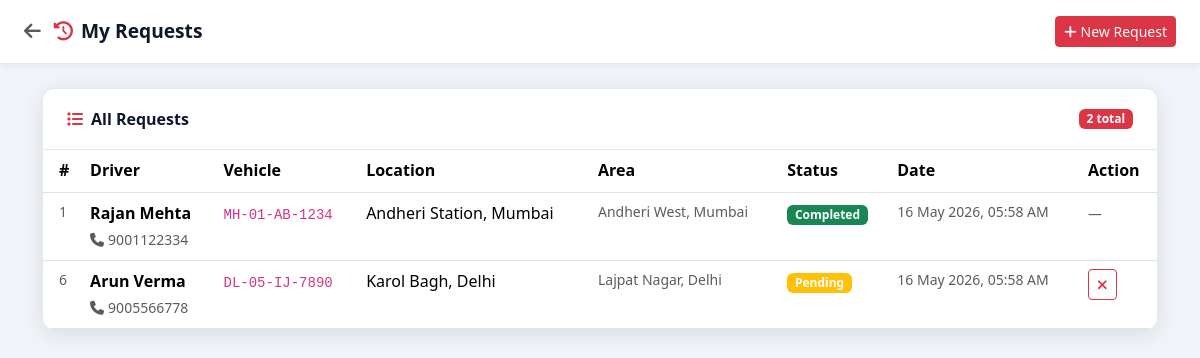
Page /user/request.php (signed in) on the committed database.
### tables this page shows
CREATE TABLE IF NOT EXISTS requests (
    id           INT AUTO_INCREMENT PRIMARY KEY,
    user_id      INT          NOT NULL,
    ambulance_id INT          NOT NULL,
    location     VARCHAR(255) NOT NULL,
    status       ENUM('pending','accepted','completed','cancelled') NOT NULL DEFAULT 'pending',
    created_at   TIMESTAMP DEFAULT CURRENT_TIMESTAMP,
    FOREIGN KEY (user_id)      REFERENCES users(id)      ON DELETE CASCADE,
    FOREIGN KEY (ambulance_id) REFERENCES ambulances(id) ON DELETE CASCADE
);

CREATE TABLE IF NOT EXISTS ambulances (
    id          INT AUTO_INCREMENT PRIMARY KEY,
    driver_name VARCHAR(100)  NOT NULL,
    phone       VARCHAR(20)   NOT NULL,
    vehicle_no  VARCHAR(30)   NOT NULL,
    area        VARCHAR(150)  NOT NULL,
    latitude    DECIMAL(10,8) NOT NULL DEFAULT 0.00000000,
    longitude   DECIMAL(11,8) NOT NULL DEFAULT 0.00000000,
    status      ENUM('available','busy','offline') NOT NULL DEFAULT 'available',
    created_at  TIMESTAMP DEFAULT CURRENT_TIMESTAMP
);

### user/request.php (the view, shortened to what this page needs)
<?php
$userId   = $_SESSION['user_id'];
$db       = getDB();
$stmt = $db->prepare("
    SELECT r.id, r.location, r.status, r.created_at,
           a.driver_name, a.vehicle_no, a.phone AS amb_phone, a.area
    FROM requests r
    JOIN ambulances a ON r.ambulance_id = a.id
    WHERE r.user_id = ?
    ORDER BY r.created_at DESC
");
$stmt->bind_param('i', $userId);
$stmt->execute();
$requests = $stmt->get_result();
?>
<!DOCTYPE html>
<html lang="en">
<head>
    <link href="https://cdn.jsdelivr.net/npm/bootstrap@5.3.2/dist/css/bootstrap.min.css" rel="stylesheet">
    <link href="https://cdnjs.cloudflare.com/ajax/libs/font-awesome/6.5.0/css/all.min.css" rel="stylesheet">
    <link href="../assets/css/style.css" rel="stylesheet">
</head>
<body class="user-layout">
<div class="user-topbar">
    <div class="user-topbar-brand">
        <a href="dashboard.php" class="text-decoration-none text-dark me-2">
            <i class="fas fa-arrow-left text-muted"></i>
        </a>
        <i class="fas fa-history text-danger me-2"></i>My Requests
    </div>
    <a href="ambulances.php" class="btn btn-danger btn-sm">
        <i class="fas fa-plus me-1"></i>New Request
    </a>
</div>
<div class="container py-4">
    <div class="card-custom">
        <div class="card-custom-header">
            <h6 class="fw-700 mb-0">
                <i class="fas fa-list text-danger me-2"></i>All Requests
            </h6>
            <span class="badge bg-danger"><?= $requests->num_rows ?> total</span>
        </div>
        <div class="card-custom-body p-0">
            <?php if ($requests->num_rows > 0): ?>
            <div class="table-responsive">
                <table class="table table-hover mb-0">
                    <thead style="background:var(--light);">
                        <tr>
                            <th class="ps-3">#</th>
                            <th>Driver</th>
                            <th>Vehicle</th>
                            <th>Location</th>
                            <th>Area</th>
                            <th>Status</th>
                            <th>Date</th>
                            <th>Action</th>
                        </tr>
                    </thead>
                    <tbody>
                        <?php while ($row = $requests->fetch_assoc()): ?>
                        <tr>
                            <td class="ps-3 text-muted small"><?= $row['id'] ?></td>
                            <td>
                                <div class="fw-600"><?= htmlspecialchars($row['driver_name']) ?></div>
                                <small class="text-muted">
                                    <a href="tel:<?= $row['amb_phone'] ?>" class="text-muted">
                                        <i class="fas fa-phone me-1"></i><?= $row['amb_phone'] ?>
                                    </a>
                                </small>
                            </td>
                            <td><code><?= htmlspecialchars($row['vehicle_no']) ?></code></td>
                            <td><?= htmlspecialchars($row['location']) ?></td>
                            <td class="text-muted small"><?= htmlspecialchars($row['area']) ?></td>
                            <td>
                                <?php
                                $badges = [
                                    'pending'   => 'warning',
                                    'accepted'  => 'primary',
                                    'completed' => 'success',
                                    'cancelled' => 'secondary',
                                ];
                                $b = $badges[$row['status']] ?? 'secondary';
                                ?>
                                <span class="badge bg-<?= $b ?>"><?= ucfirst($row['status']) ?></span>
                            </td>
                            <td class="text-muted small">
                                <?= date('d M Y, h:i A', strtotime($row['created_at'])) ?>
                            </td>
                            <td>
                                <?php if ($row['status'] === 'pending'): ?>
                                <a href="?cancel=<?= $row['id'] ?>"
                                   class="btn btn-sm btn-outline-danger"
                                   onclick="return confirm('Cancel this request?')">
                                    <i class="fas fa-times"></i>
                                </a>
                                <?php else: ?>
                                <span class="text-muted small">—</span>
                                <?php endif; ?>
                            </td>
                        </tr>
                        <?php endwhile; ?>
                    </tbody>
                </table>
            </div>
            <?php endif; ?>
        </div>
    </div>
</div>
</body>
</html>

### assets/css/style.css (style rules this page uses)
:root { --red: #ff3b3b; --red-dark: #cc0000; --navy: #0f172a; --navy-mid: #1e293b; --white: #ffffff; --light: #f1f5f9; --blue: #2563eb; --blue-dark: #1d4ed8; --text-muted: #64748b; --border: #e2e8f0; --shadow: 0 4px 24px rgba(0,0,0,.10); --shadow-lg: 0 8px 40px rgba(0,0,0,.16); --radius: 12px; --radius-sm: 8px; --transition: all .3s ease; }
*, *::before, *::after { box-sizing: border-box; margin: 0; padding: 0; }
html { scroll-behavior: smooth; }
body { font-family: 'Segoe UI', system-ui, -apple-system, sans-serif; background: var(--light); color: var(--navy); line-height: 1.6; }
a { text-decoration: none; color: inherit; }
.user-layout { min-height: 100vh; background: var(--light); }
.user-topbar { background: var(--white); border-bottom: 1px solid var(--border); padding: 1rem 1.5rem; display: flex; align-items: center; justify-content: space-between; position: sticky; top: 0; z-index: 100; box-shadow: 0 2px 8px rgba(0,0,0,.06); }
.user-topbar-brand { font-size: 1.2rem; font-weight: 700; color: var(--navy); }
.card-custom { background: var(--white); border-radius: var(--radius); box-shadow: var(--shadow); border: 1px solid var(--border); overflow: hidden; }
.card-custom-header { padding: 1.25rem 1.5rem; border-bottom: 1px solid var(--border); display: flex; align-items: center; justify-content: space-between; }
.card-custom-body { padding: 1.5rem; }
.fw-600 { font-weight: 600 !important; }
.fw-700 { font-weight: 700 !important; }

### rows in the picture
requests: id "1", ambulance.driver_name "Rajan Mehta", ambulance.phone "9001122334", ambulance.vehicle_no "MH-01-AB-1234", location "Andheri Station, Mumbai", ambulance.area "Andheri West, Mumbai", status "Completed", created_at "16 May 2026, 05:58 AM"
requests: id "6", ambulance.driver_name "Arun Verma", ambulance.phone "9005566778", ambulance.vehicle_no "DL-05-IJ-7890", location "Karol Bagh, Delhi", ambulance.area "Lajpat Nagar, Delhi", status "Pending", created_at "16 May 2026, 05:58 AM"

### other values in the picture
$requests->num_rows "2"
